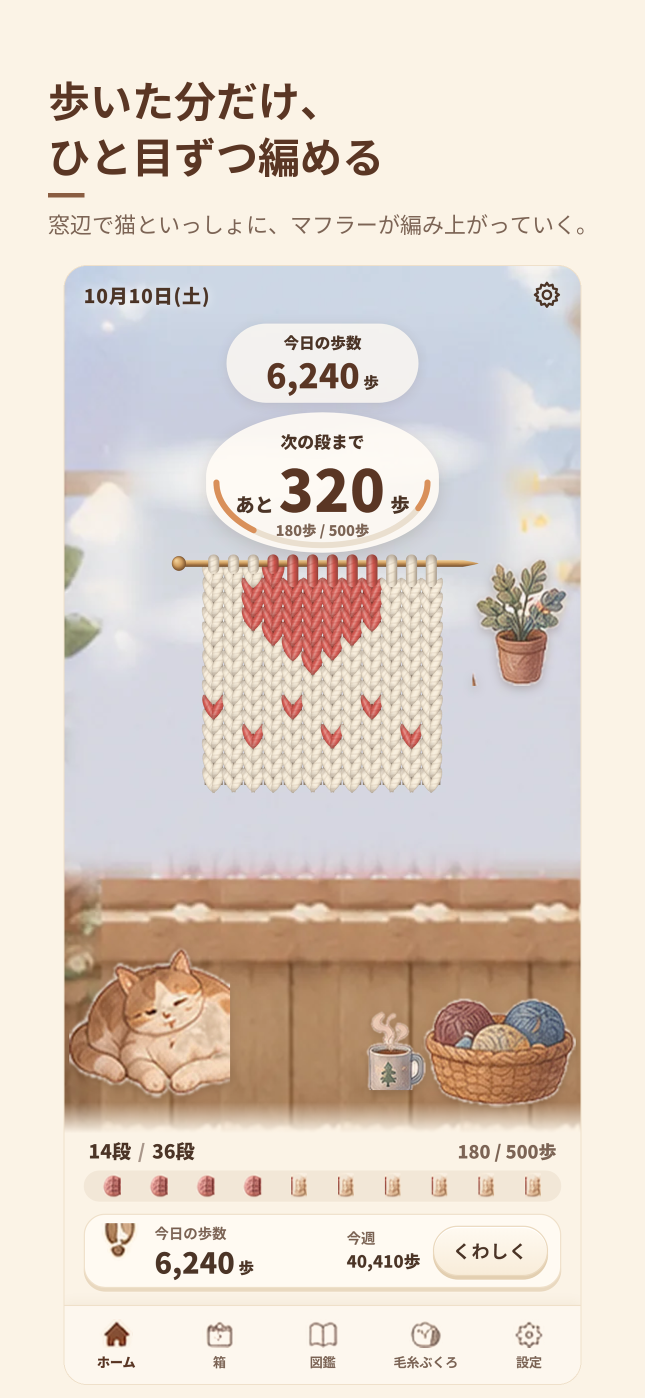
#> input picture store/_cream_backup_2026-10-10/iphone/1_knit.png, 1290 x 2796 px, given in place of icon_source_1024.png, which was not available (shown at 1/2 size)
$ python make_icons.py
#> lines starting #> are read from the running program, lines starting #| are printed output that depends on the picture; after the words box and inside, x2 and y2 are one past the last pixel; in counts of white or black regions, pixels touching at a corner belong together; pictures that were not available may be replaced by others from this repository, and a replacement may not be noted
"""アイコン・起動画面を書き出す(1.2.1)。原画は持ち主から渡された store/icon_source_1024.png
(毛糸玉・編み棒・ハートの編み地・足あと。元の絵は store/icon_source_original.png)。python tools/make_icons.py
- iOS AppIcon・store/icon_1024.png・store/play/icon_512.png: 原画そのまま(不透明)
- Android 適応アイコン: 背景は生成りの単色、前景は原画を縮めて真ん中に置き、縁をぼかして背景になじませる。
  安全域(108dp の真ん中の直径 66dp の円)に毛糸玉と編み地が入る大きさにする
- 丸アイコン(古い端末用): 生成りの丸に、原画を縮めて置く
"""
import os

from PIL import Image, ImageDraw, ImageFilter

HERE = os.path.dirname(os.path.abspath(__file__))
ROOT = os.path.join(HERE, '..')
SRC = os.path.join(ROOT, 'store', 'icon_source_1024.png')
BG = (250, 229, 199)
BG_HEX = '#FAE5C7'

full = Image.open(SRC).convert('RGB').resize((1024, 1024), Image.LANCZOS)
# 縁(元の札の影)を除いた中身。適応アイコン・丸・起動画面に使う
inner = full.crop((40, 40, 984, 984)).resize((1024, 1024), Image.LANCZOS)


def soft(size, k):
    """size 四方の透明な地に、原画を k の大きさで置き、外側を丸くぼかして消す"""
    n = int(size * k)
    im = inner.resize((n, n), Image.LANCZOS).convert('RGBA')
    mask = Image.new('L', (n, n), 0)
    pad = int(n * 0.04)
    ImageDraw.Draw(mask).rounded_rectangle((pad, pad, n - 1 - pad, n - 1 - pad), int(n * 0.3), fill=255)
    mask = mask.filter(ImageFilter.GaussianBlur(n * 0.05))
    im.putalpha(mask)
    canvas = Image.new('RGBA', (size, size), (0, 0, 0, 0))
    canvas.paste(im, ((size - n) // 2, (size - n) // 2), im)
    return canvas


def on_bg(size, k):
    c = Image.new('RGB', (size, size), BG)
    f = soft(size, k)
    c.paste(f, (0, 0), f)
    return c


# 前景の大きさ: 108dp のうち FG_K。直径 66dp の円の安全域に毛糸玉と編み地が入る(編み地の右下の角まで。work/look/launcher.png で確かめた)
FG_K = 0.56

os.makedirs(os.path.join(ROOT, 'store', 'play'), exist_ok=True)
full.save(os.path.join(ROOT, 'store', 'icon_1024.png'))
full.resize((512, 512), Image.LANCZOS).save(os.path.join(ROOT, 'store', 'play', 'icon_512.png'))
full.save(os.path.join(ROOT, 'ios', 'App', 'App', 'Assets.xcassets', 'AppIcon.appiconset', 'AppIcon-512@2x.png'))
# アプリの中で見せる用(このアプリについて)
full.resize((256, 256), Image.LANCZOS).save(os.path.join(ROOT, 'src', 'assets', 'ref', 'app_icon.webp'), 'WEBP', quality=88)
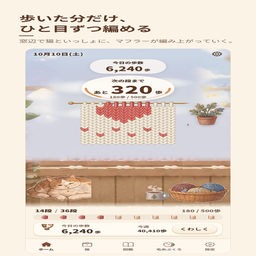
#> saved as app_icon.webp: PIL image 256x256 RGB; mean R, G, B 224.6, 212.6, 202.2

# iOS の起動画面(2732 四方、真ん中に)
splash = Image.new('RGB', (2732, 2732), BG)
mark = soft(760, 1.0)
#> in soft, `mask = Image.new('L', (n, n), 0)`: mask: PIL image 760x760 L; every value is 0
#> in soft, `ImageDraw.Draw(mask).rounded_rectangle((pad, pad, n - 1 - pad, n - 1 -..`:
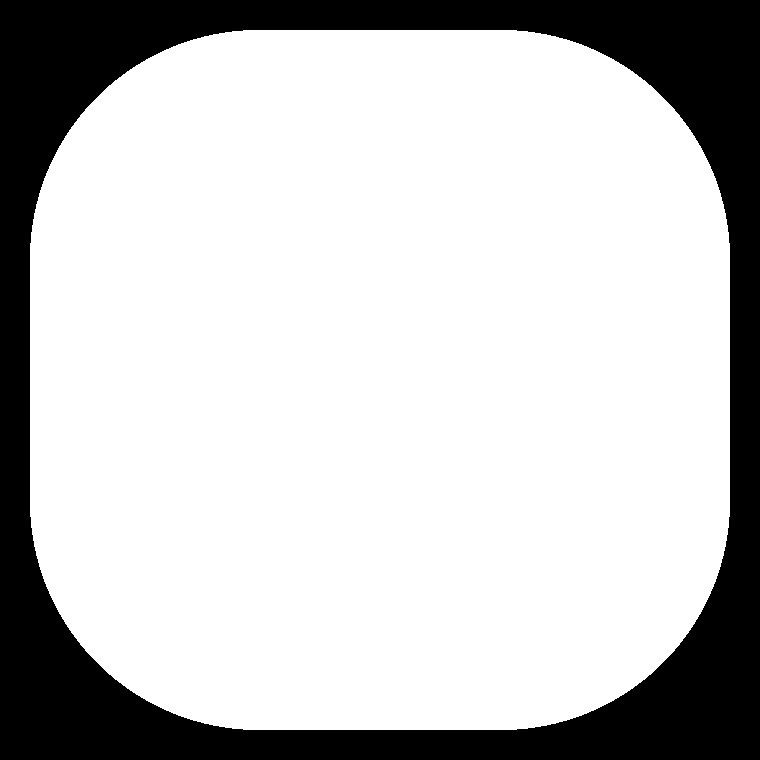
#> mask: PIL image 760x760 L; 77.1% white; 1 black region, box (x1, y1, x2, y2) and area: (0, 0, 760, 760) 132508
#> in soft, `mask = mask.filter(ImageFilter.GaussianBlur(n * 0.05))`:
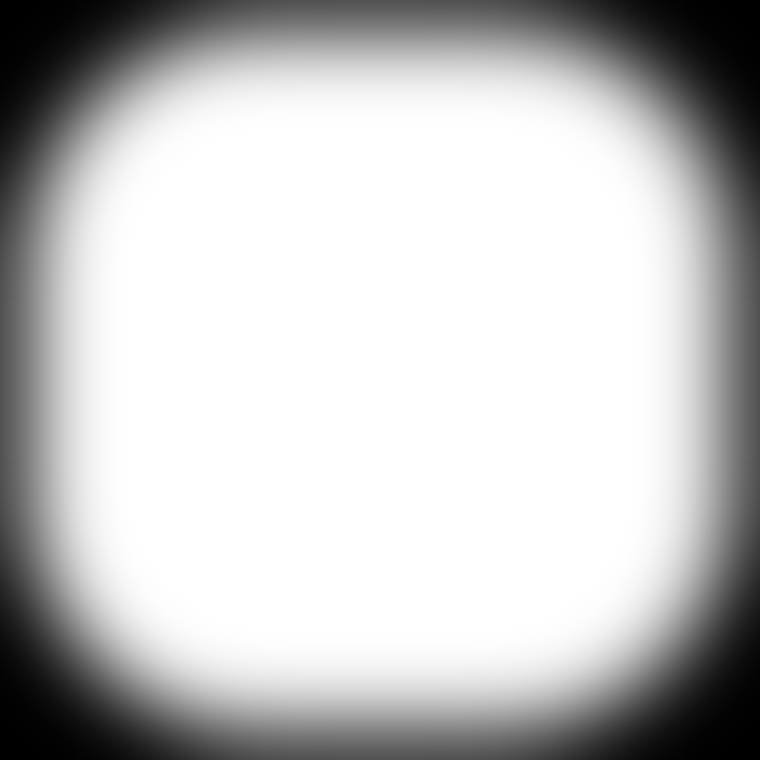
#> mask: PIL image 760x760 L; min 0, max 255, mean 194.4
#> in soft, `canvas = Image.new('RGBA', (size, size), (0, 0, 0, 0))`: canvas: PIL image 760x760 RGBA; every value is 0
splash.paste(mark, ((2732 - 760) // 2, (2732 - 760) // 2), mark)
for n in ['splash-2732x2732.png', 'splash-2732x2732-1.png', 'splash-2732x2732-2.png']:
    splash.save(os.path.join(ROOT, 'ios', 'App', 'App', 'Assets.xcassets', 'Splash.imageset', n))

RES = os.path.join(ROOT, 'android', 'app', 'src', 'main', 'res')
dens = {'mdpi': 1, 'hdpi': 1.5, 'xhdpi': 2, 'xxhdpi': 3, 'xxxhdpi': 4}
for d, k in dens.items():
    legacy = round(48 * k)
    full.resize((legacy, legacy), Image.LANCZOS).save(os.path.join(RES, f'mipmap-{d}', 'ic_launcher.png'))
    # 丸: 生成りの丸に、円に収まる大きさで
    r = on_bg(legacy * 4, 0.84).resize((legacy, legacy), Image.LANCZOS).convert('RGBA')
    m = Image.new('L', (legacy * 4, legacy * 4), 0)
    ImageDraw.Draw(m).ellipse((0, 0, legacy * 4 - 1, legacy * 4 - 1), fill=255)
    r.putalpha(m.resize((legacy, legacy), Image.LANCZOS))
    r.save(os.path.join(RES, f'mipmap-{d}', 'ic_launcher_round.png'))
    size = round(108 * k)
    soft(size, FG_K).save(os.path.join(RES, f'mipmap-{d}', 'ic_launcher_foreground.png'))
#> this loop made 5 passes
#> pass 1, in on_bg, `c = Image.new('RGB', (size, size), BG)`:
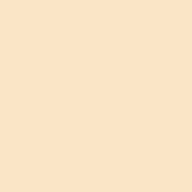
#> c: PIL image 192x192 RGB; mean R, G, B 250, 229, 199
#> pass 1, in soft (call 2), `im = inner.resize((n, n), Image.LANCZOS).convert('RGBA')`:
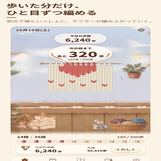
#> im: PIL image 161x161 RGBA; mean R, G, B, A 220.1, 207.3, 197.4, 255
#> after the loop:
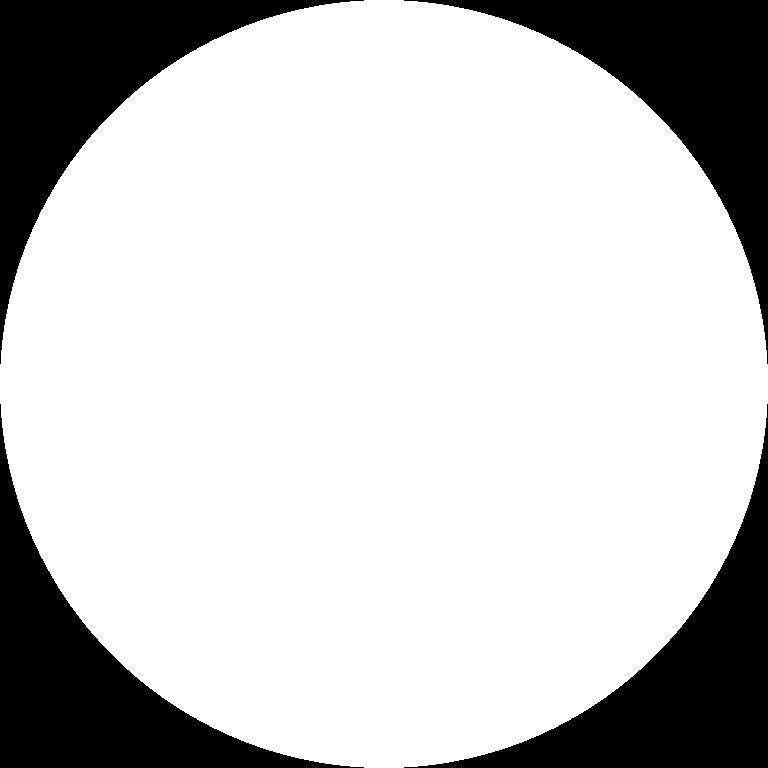
#> m: PIL image 768x768 L; 78.5% white; 4 black regions, box (x1, y1, x2, y2) and area: (0, 0, 364, 364) 31677, (404, 0, 768, 364) 31677, (0, 404, 364, 768) 31677, (404, 404, 768, 768) 31677
#> after the loop:
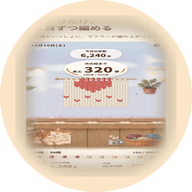
#> r: PIL image 192x192 RGBA; mean R, G, B, A 224.7, 207.2, 187.7, 200.2; transparent parts drawn white

with open(os.path.join(RES, 'values', 'ic_launcher_background.xml'), 'w', encoding='utf-8', newline='\n') as fh:
    fh.write(f'<?xml version="1.0" encoding="utf-8"?>\n<resources>\n    <color name="ic_launcher_background">{BG_HEX}</color>\n</resources>\n')

for folder in os.listdir(RES):
    if not folder.startswith('drawable'):
        continue
    p = os.path.join(RES, folder, 'splash.png')
    if not os.path.exists(p):
        continue
    w, h = Image.open(p).size
    s = Image.new('RGB', (w, h), BG)
    # 起動画面は一瞬なので絵は小さめに(写真のような絵を大きく入れると AAB が 10MB を超える)
    m = min(w, h) // 4
    f = soft(m, 1.0)
    s.paste(f, ((w - m) // 2, (h - m) // 2), f)
    # 色数を 160 に減らして軽くする(地は1色なので見た目はほぼ変わらない)
    s.quantize(colors=160, method=Image.Quantize.MEDIANCUT, dither=Image.Dither.FLOYDSTEINBERG).save(p, optimize=True)
print('icons ok')

$ run again, on store/_cream_backup_2026-10-10/play/2_done.png
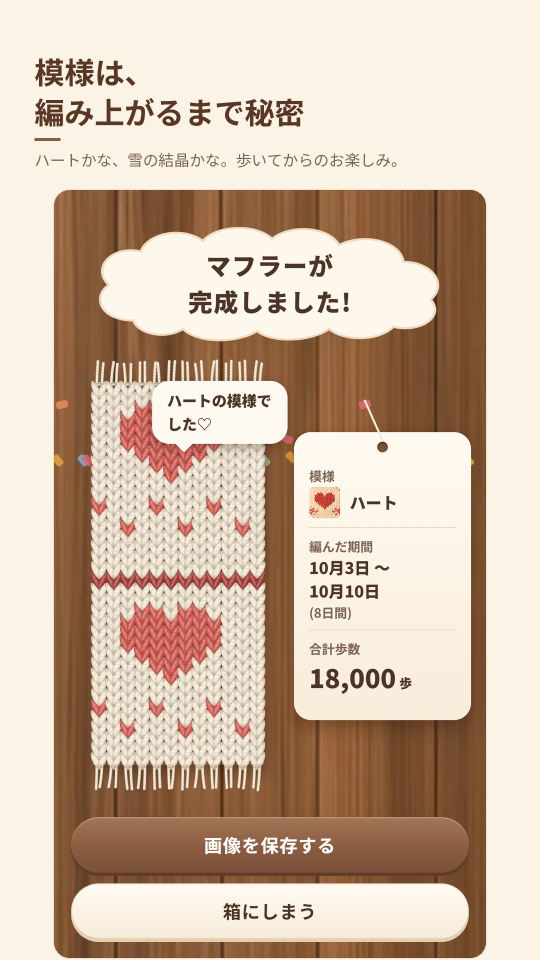
#> input picture store/_cream_backup_2026-10-10/play/2_done.png, 1080 x 1920 px, given in place of icon_source_1024.png, which was not available (shown at 1/2 size)
#> the loop `for d, k in dens.items():` made 5 passes
#> pass 1, in soft (call 2), `im = inner.resize((n, n), Image.LANCZOS).convert('RGBA')`:
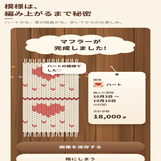
#> im: PIL image 161x161 RGBA; mean R, G, B, A 201.5, 178.4, 158.5, 255
#> after the loop `for d, k in dens.items():`:
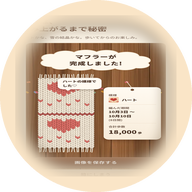
#> r: PIL image 192x192 RGBA; mean R, G, B, A 217.8, 195.3, 170.3, 200.2; transparent parts drawn white

$ run again, on store/_cream_backup_2026-10-10/play/3_box.png
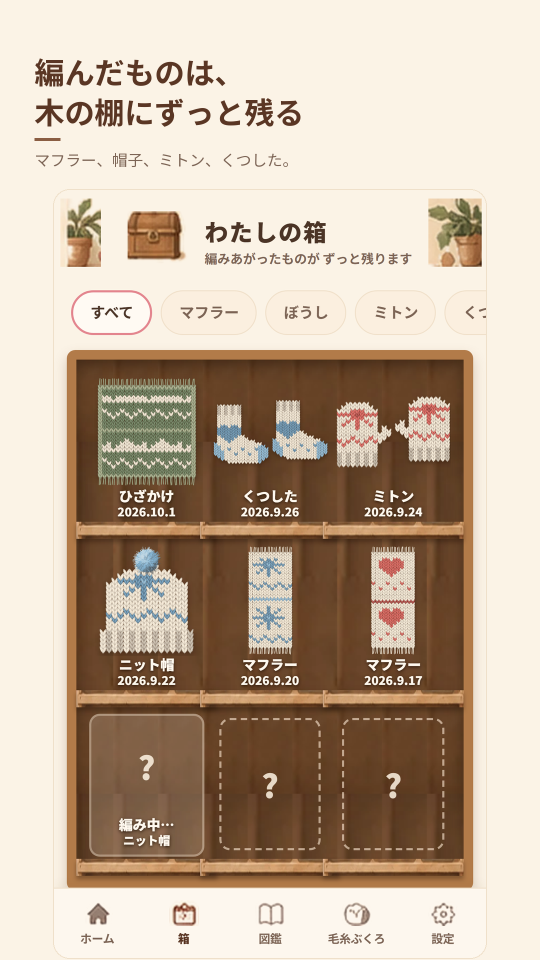
#> input picture store/_cream_backup_2026-10-10/play/3_box.png, 1080 x 1920 px, given in place of icon_source_1024.png, which was not available (shown at 1/2 size)
#> the loop `for d, k in dens.items():` made 5 passes
#> pass 1, in soft (call 2), `im = inner.resize((n, n), Image.LANCZOS).convert('RGBA')`:
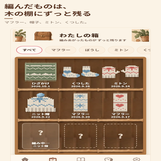
#> im: PIL image 161x161 RGBA; mean R, G, B, A 186.1, 165.5, 144.7, 255
#> after the loop `for d, k in dens.items():`:
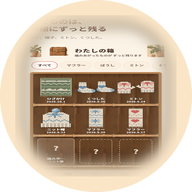
#> r: PIL image 192x192 RGBA; mean R, G, B, A 204.3, 182.8, 157.1, 200.2; transparent parts drawn white
